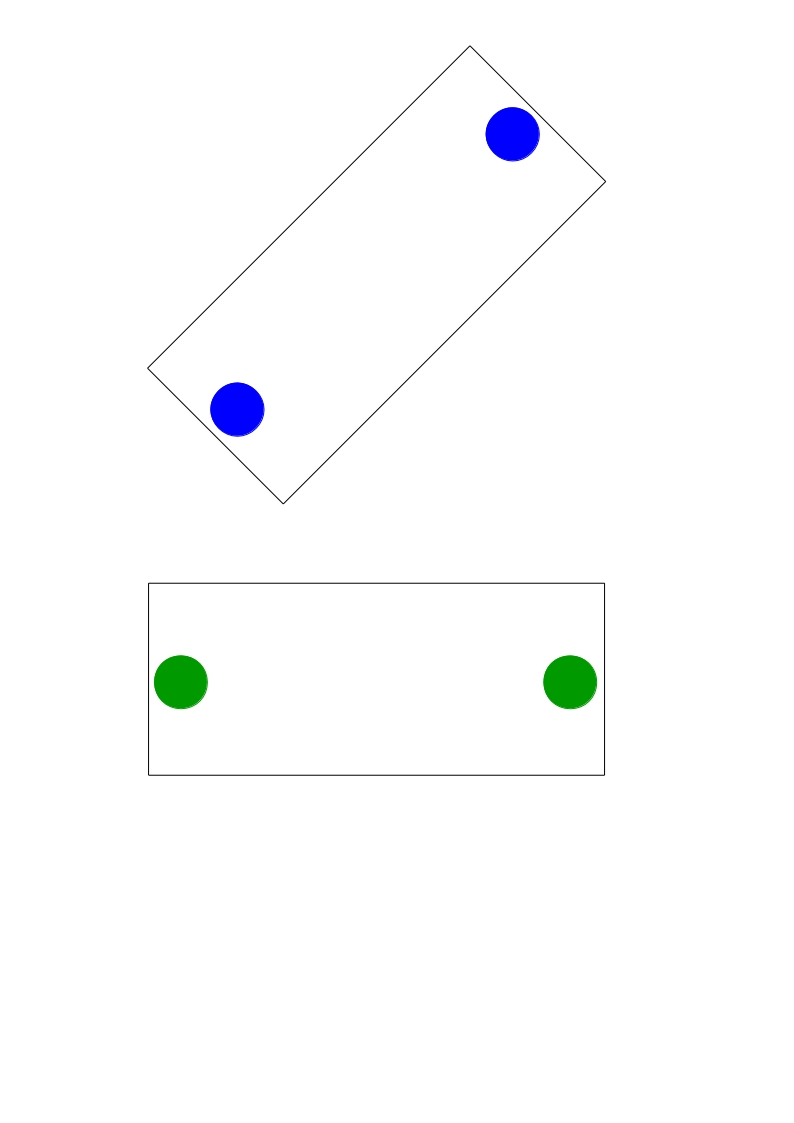
#> input picture pd/btt.jpg, 794 x 1123 px
$ python main_track.py
#> lines starting #> are read from the running program, lines starting #| are printed output that depends on the picture; after the words box and inside, x2 and y2 are one past the last pixel; in counts of white or black regions, pixels touching at a corner belong together
#!/usr/bin/env python
# -*- coding: utf-8 -*-

import cv2
import numpy as np
import sys
import math

def main():
    #video(0,'red')
    ROBOT1 = np.array([[]])
    ROBOT2 = np.array([[]])
    BALL = np.array([])

    ROBOT1 = image('btt.jpg','blue')
    ROBOT2 = image('btt.jpg','green')
    BALL = image('btt.jpg','red')

    print(ROBOT1)
    print(ROBOT2)
    print(BALL)

# [58 lines left out: function video, not called in this run]


def image(_image,color):

#> called with _image = 'btt.jpg', color = 'blue'
    xcor = np.array([])
    ycor = np.array([])

    img = cv2.imread(_image)
#> img is the input picture: shape (1123, 794, 3); mean B, G, R 252.9, 252.4, 251.6

    Y, X = img.shape[:2]
#> Y = 1123; X = 794
    mask = process(img,color)
    contours,h = cv2.findContours(mask.copy(),1,2)
    no_of_contours = len(contours)

    for i in range(no_of_contours):
        cnt = contours[i]
        M = cv2.moments(cnt)
        cx = int(M['m10']/M['m00'])
        cy = int(M['m01']/M['m00'])
        #cv2.circle(mask,(cx,cy), 5, (0,255,255), -1)
        (x,y),(width,height),theta = cv2.minAreaRect(cnt)
        #print(x,y,width,height,theta)
        xcor = np.append(xcor,x)
        ycor = np.append(ycor,Y-y)

    if no_of_contours == 2:
        midx = (xcor[0]+xcor[1])/2
        midy = (ycor[0]+ycor[1])/2
        slope = (ycor[0]-ycor[1])/(xcor[0]-xcor[1])
        theta = math.degrees(math.atan(slope))
        #print(xcor[0],ycor[0],xcor[1],ycor[1])
        #print(midx,midy,theta)
        return np.array([xcor[0],ycor[0],xcor[1],ycor[1]])

    elif no_of_contours == 0:
        print('xaina')

    else:
        #print(xcor[0],ycor[0],width,height,theta)
        return np.array([xcor[0],ycor[0],width,height,-theta])


    #cv2.imshow('res',mask)

    if cv2.waitKey(0) & 0xff == 27:
        cv2.destroyAllWindows()


def process(frame,color):

    #cv2.imshow("frame",frame)
#> called with color = 'blue'
    frame = cv2.GaussianBlur(frame, (115, 115), 0)
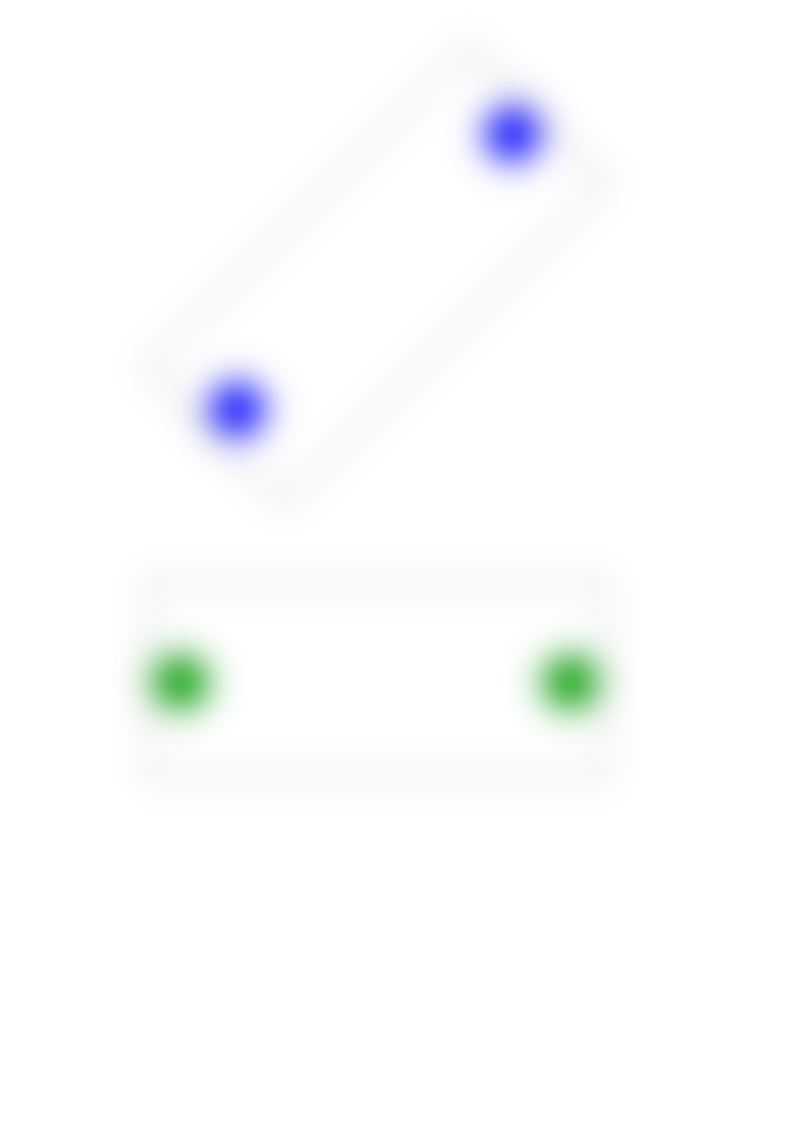
#> frame: shape (1123, 794, 3); mean of channels 0, 1, 2 252.9, 252.4, 251.7; drawn as B, G, R

    #cv2.imshow("frame",frame)
    # Convert BGR to HSV
    hsv = cv2.cvtColor(frame, cv2.COLOR_BGR2HSV)
#> hsv: shape (1123, 794, 3); mean H, S, V 6.9, 2.2, 253.7
    #cv2.imshow("frame",hsv)
    if color == 'blue':
        # define range of blue color in HSV
        lower_blue = np.array([110,50,50])
        upper_blue = np.array([130,255,255])

        # Threshold the HSV image to get only blue colors
        mask = cv2.inRange(hsv, lower_blue, upper_blue)
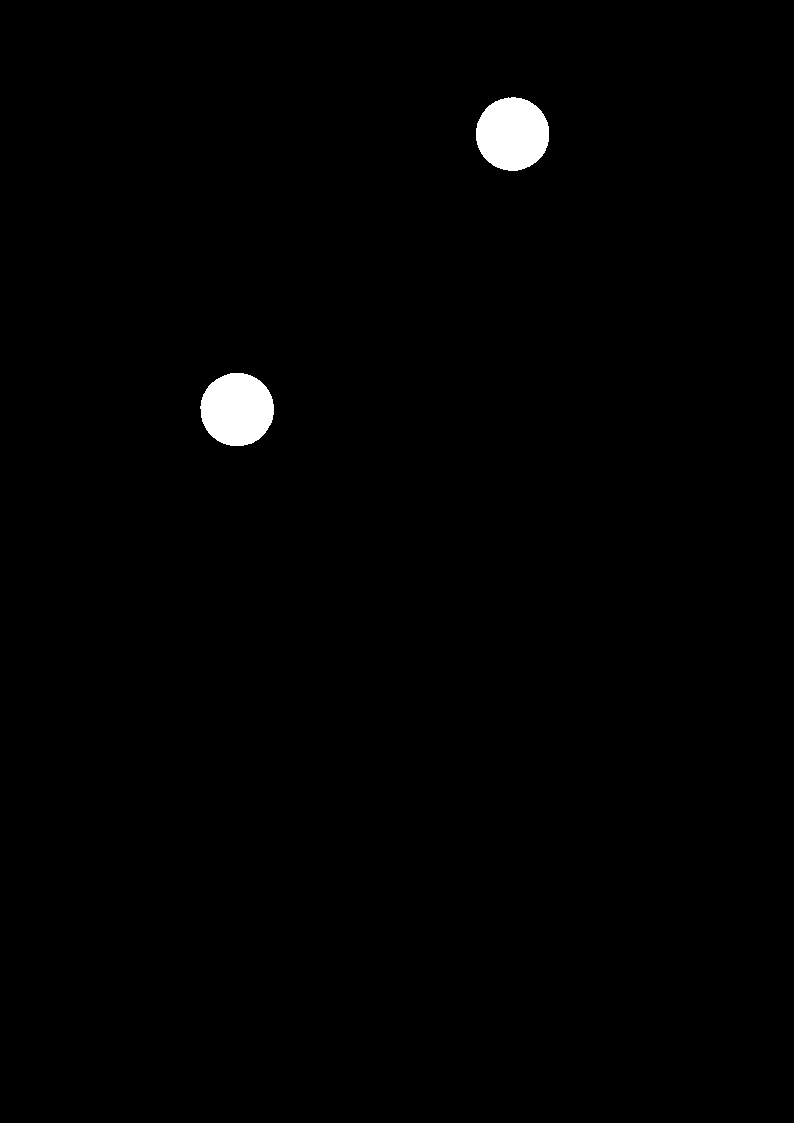
#> mask: shape (1123, 794); 0.95% white; 2 white regions, box (x1, y1, x2, y2) and area: (476, 97, 549, 171) 4242, (200, 373, 274, 446) 4238

    elif color == 'green':
        # Threshold the HSV image for only green colors
        lower_green = np.array([40,70,70])
        upper_green = np.array([80,255,255])

        # Threshold the HSV image to get only blue colors
        mask = cv2.inRange(hsv, lower_green, upper_green)
        #cv2.imshow('mask',mask)

    if color == 'red':
        # lower mask (0-10)
        lower_red = np.array([0,50,50])
        upper_red = np.array([10,255,255])
        mask0 = cv2.inRange(hsv, lower_red, upper_red)

        # upper mask (170-180)
        lower_red = np.array([170,50,50])
        upper_red = np.array([180,255,255])
        mask1 = cv2.inRange(hsv, lower_red, upper_red)

        # join my masks
        mask = mask0+mask1

    mask = cv2.erode(mask, None, iterations=2)
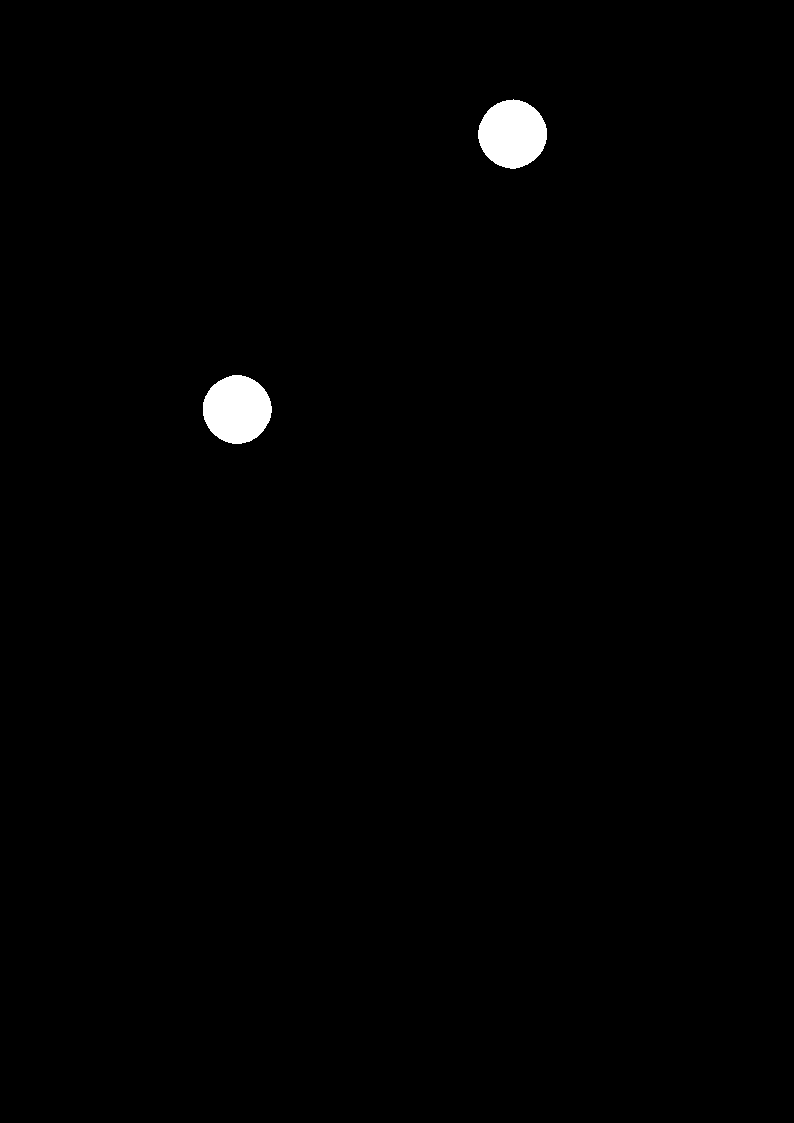
#> mask: shape (1123, 794); 0.82% white; 2 white regions, box (x1, y1, x2, y2) and area: (478, 99, 547, 169) 3669, (203, 375, 272, 444) 3667
    mask = cv2.dilate(mask, None, iterations=2)
#> mask: shape (1123, 794); 0.95% white; 2 white regions

    # Bitwise-AND mask and original image
    #res = cv2.bitwise_and(frame,frame, mask= mask)
    #cv2.imshow('kaka',mask)
    return mask

if __name__=='__main__':
    main()
#> in image, `contours,h = cv2.findContours(mask.copy(),1,2)`: contours = 2 contours; box (x1, y1, x2, y2) and area: (476, 97, 549, 171) 4137, (201, 373, 274, 446) 4131; h = [[1, -1, -1, -1], [-1, 0, -1, -1]]
#> in image, `no_of_contours = len(contours)`: no_of_contours = 2
#> the loop in image, `for i in range(no_of_contours):` made 2 passes
#> (cx, cy, x, y, width, height, theta, xcor) on passes 1 to 2: (236, 409, 237, 409, 72, 72, -90, [237]), (512, 133, 512, 133.5, 73, 72, -90, [237, 512])
#> in image, `midx = (xcor[0]+xcor[1])/2`: midx = 374.5
#> in image, `midy = (ycor[0]+ycor[1])/2`: midy = 851.8
#> in image, `slope = (ycor[0]-ycor[1])/(xcor[0]-xcor[1])`: slope = 1
#> in image, `theta = math.degrees(math.atan(slope))`: theta = 45.05
#> in main, `ROBOT1 = image('btt.jpg','blue')`: ROBOT1 = [237, 714, 512, 989.5]
#> call 2 of process, with color = 'green'
#> in process (call 2), `mask = cv2.inRange(hsv, lower_green, upper_green)`: mask: shape (1123, 794); 0.47% white; 2 white regions, box (x1, y1, x2, y2) and area: (155, 656, 207, 708) 2081, (544, 656, 596, 708) 2080
#> in process (call 2), `mask = cv2.erode(mask, None, iterations=2)`:
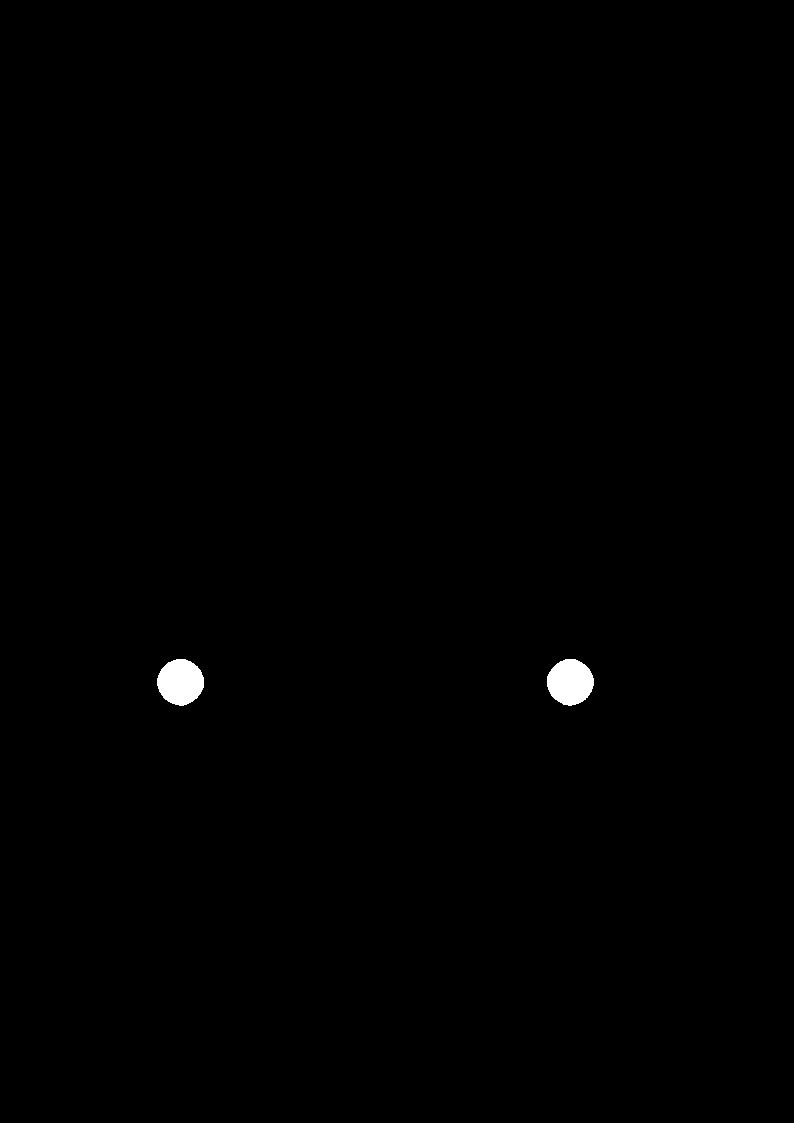
#> mask: shape (1123, 794); 0.38% white; 2 white regions, box (x1, y1, x2, y2) and area: (157, 659, 204, 706) 1686, (547, 659, 594, 706) 1686
#> in process (call 2), `mask = cv2.dilate(mask, None, iterations=2)`: mask: shape (1123, 794); 0.47% white; 2 white regions
#> in image (call 2), `contours,h = cv2.findContours(mask.copy(),1,2)`: contours = 2 contours; box (x1, y1, x2, y2) and area: (545, 657, 596, 708) 2004, (155, 657, 206, 708) 2004
#> the loop in image (call 2), `for i in range(no_of_contours):` made 2 passes
#> (cx, cy, x, y, width, height, theta, xcor) on passes 1 to 2: (569, 681, 570, 682, 50, 50, -90, [570]), (180, 681, 180, 682, 50, 50, -90, [570, 180])
#> in main, `ROBOT2 = image('btt.jpg','green')`: ROBOT2 = [570, 441, 180, 441]
#> in process (call 3), `mask0 = cv2.inRange(hsv, lower_red, upper_red)`: mask0: shape (1123, 794); every value is 0
#> (key Esc is pressed here)
#| [237.  714.  512.  989.5]
#| [570. 441. 180. 441.]
